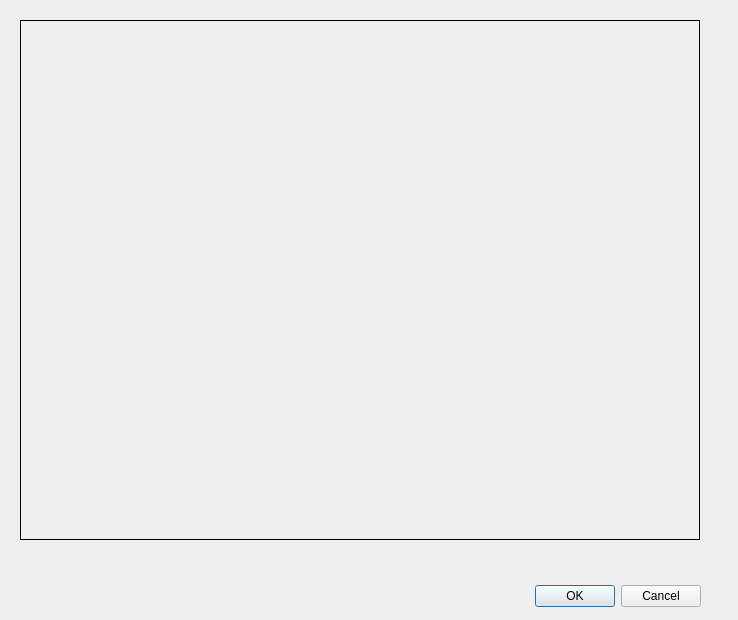
<?xml version="1.0" encoding="UTF-8"?>
<ui version="4.0">
 <class>FieldPointsCalibrateDialog</class>
 <widget class="QDialog" name="FieldPointsCalibrateDialog">
  <property name="geometry">
   <rect>
    <x>0</x>
    <y>0</y>
    <width>738</width>
    <height>620</height>
   </rect>
  </property>
  <property name="windowTitle">
   <string>Field Points Calibration</string>
  </property>
  <widget class="QDialogButtonBox" name="buttonBox">
   <property name="geometry">
    <rect>
     <x>360</x>
     <y>580</y>
     <width>341</width>
     <height>32</height>
    </rect>
   </property>
   <property name="orientation">
    <enum>Qt::Horizontal</enum>
   </property>
   <property name="standardButtons">
    <set>QDialogButtonBox::Cancel|QDialogButtonBox::Ok</set>
   </property>
  </widget>
  <widget class="QLabel" name="videoLabel">
   <property name="geometry">
    <rect>
     <x>20</x>
     <y>20</y>
     <width>680</width>
     <height>520</height>
    </rect>
   </property>
   <property name="autoFillBackground">
    <bool>true</bool>
   </property>
   <property name="frameShape">
    <enum>QFrame::Box</enum>
   </property>
   <property name="text">
    <string/>
   </property>
  </widget>
  <widget class="QLabel" name="label">
   <property name="geometry">
    <rect>
     <x>20</x>
     <y>5</y>
     <width>16</width>
     <height>16</height>
    </rect>
   </property>
   <property name="text">
    <string/>
   </property>
   <property name="pixmap">
    <pixmap resource="iconTools/icontools.qrc">:/image/icon/021-keyboard-key-1.png</pixmap>
   </property>
   <property name="scaledContents">
    <bool>true</bool>
   </property>
  </widget>
  <widget class="QLabel" name="label_2">
   <property name="geometry">
    <rect>
     <x>19</x>
     <y>539</y>
     <width>16</width>
     <height>16</height>
    </rect>
   </property>
   <property name="text">
    <string/>
   </property>
   <property name="pixmap">
    <pixmap resource="iconTools/icontools.qrc">:/image/icon/023-keyboard-key-with-number-2.png</pixmap>
   </property>
   <property name="scaledContents">
    <bool>true</bool>
   </property>
  </widget>
  <widget class="QLabel" name="label_3">
   <property name="geometry">
    <rect>
     <x>685</x>
     <y>539</y>
     <width>16</width>
     <height>16</height>
    </rect>
   </property>
   <property name="text">
    <string/>
   </property>
   <property name="pixmap">
    <pixmap resource="iconTools/icontools.qrc">:/image/icon/022-number-3-key-on-keyboard.png</pixmap>
   </property>
   <property name="scaledContents">
    <bool>true</bool>
   </property>
  </widget>
  <widget class="QLabel" name="label_4">
   <property name="geometry">
    <rect>
     <x>684</x>
     <y>4</y>
     <width>16</width>
     <height>16</height>
    </rect>
   </property>
   <property name="text">
    <string/>
   </property>
   <property name="pixmap">
    <pixmap resource="iconTools/icontools.qrc">:/image/icon/029-keyboard-key-of-number-4.png</pixmap>
   </property>
   <property name="scaledContents">
    <bool>true</bool>
   </property>
  </widget>
 </widget>
 <resources>
  <include location="iconTools/icontools.qrc"/>
 </resources>
 <connections>
  <connection>
   <sender>buttonBox</sender>
   <signal>accepted()</signal>
   <receiver>FieldPointsCalibrateDialog</receiver>
   <slot>accept()</slot>
   <hints>
    <hint type="sourcelabel">
     <x>248</x>
     <y>254</y>
    </hint>
    <hint type="destinationlabel">
     <x>157</x>
     <y>274</y>
    </hint>
   </hints>
  </connection>
  <connection>
   <sender>buttonBox</sender>
   <signal>rejected()</signal>
   <receiver>FieldPointsCalibrateDialog</receiver>
   <slot>reject()</slot>
   <hints>
    <hint type="sourcelabel">
     <x>316</x>
     <y>260</y>
    </hint>
    <hint type="destinationlabel">
     <x>286</x>
     <y>274</y>
    </hint>
   </hints>
  </connection>
 </connections>
</ui>
